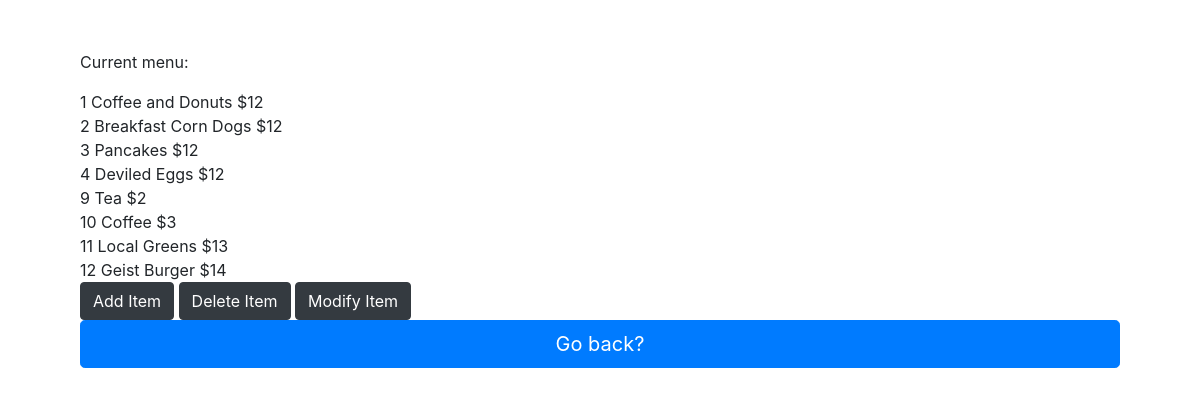
The app's page /employee-pages/modifyMenu.php with its own data.
### tables this page shows
CREATE TABLE `menu` (
  `MenuID` int(11) NOT NULL,
  `menu_item` varchar(255) DEFAULT NULL,
  `price` int(10) DEFAULT NULL
);

### employee-pages/modifyMenu.php (the view, shortened to what this page needs)
<?php
require('../handle-forms/modifymenu_handle_form.php');
?>
<!DOCTYPE html>
<html>
    <head>
        <link rel="stylesheet" href="https://cdn.jsdelivr.net/npm/bootstrap@4.5.3/dist/css/bootstrap.min.css">
        <link rel="stylesheet" href="../style.css">
    </head>
    <body>
        <div class="container">
        <p> Current menu: </p>
        <?php
        $query = "SELECT MenuID, menu_item, price FROM menu";
        $stmt = $conn->prepare($query);
        $stmt->execute();
        $result = $stmt->get_result();
        if($result->num_rows > 0){
            while($row = $result->fetch_assoc()){
                echo $row["MenuID"]." ".$row["menu_item"]." $".$row["price"]."<br>";
            }
        }
        ?>
        <form action="modifyMenu.php" method="POST">
        <input class="btn btn-dark" type="submit" name="addItem" value="Add Item">
        <input class="btn btn-dark" type="submit" name="deleteItem" value="Delete Item">
        <input class="btn btn-dark" type="submit" name="modifyItem" value="Modify Item">
        </form>
        <a href="adminmenu.php"> <button type="button" class="btn btn-primary btn-lg btn-block"> Go back?</button></a>
        </div>
    </body>
</html>

### style.css (style rules this page uses)
.container { padding: 50px; }

### records on screen
menu: MenuID "1", menu_item "Coffee and Donuts", price "12"
menu: MenuID "2", menu_item "Breakfast Corn Dogs", price "12"
menu: MenuID "3", menu_item "Pancakes", price "12"
menu: MenuID "4", menu_item "Deviled Eggs", price "12"
menu: MenuID "9", menu_item "Tea", price "2"
menu: MenuID "10", menu_item "Coffee", price "3"
menu: MenuID "11", menu_item "Local Greens", price "13"
menu: MenuID "12", menu_item "Geist Burger", price "14"
